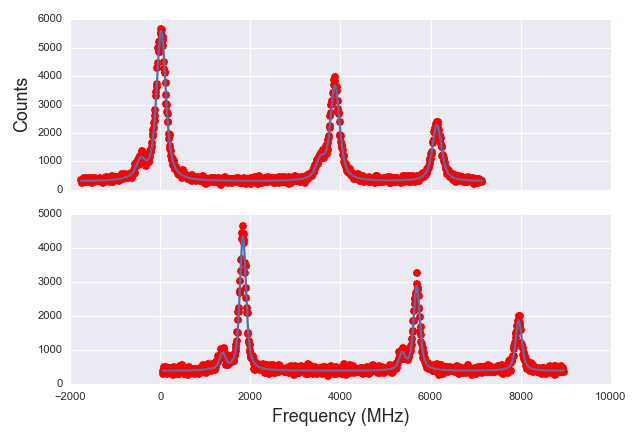

The Python source for this figure:
import satlas.spectrum as hs
import matplotlib.pyplot as plt
import numpy as np
import seaborn


seaborn.set()
I = 1.0
J = [5.0 / 2, 3.0 / 2]
ABC = [-129.109, -1723.61, 0, 0, 0, 0]

df = 2285.804947
fwhm = [150, 150]
varyDict = {'Bl': False, 'Bu': False, 'Cl': False, 'Cu': False}
spec1 = hs.SingleSpectrum(I, J, ABC, df, shape='voigt', fwhm=fwhm,
                          scale=4000.0, rAmp=True)

spec1.background = 300
spec1.setVary(varyDict)

xdata = np.linspace(min(spec1.mu) - 1000, max(spec1.mu) + 1000, 1000)
ydata = spec1(xdata)
ydata += 3 * np.sqrt(ydata) * np.random.randn(ydata.shape[0])

fwhm = [100, 100]
df = 4100.0
spec2 = hs.SingleSpectrum(I, J, ABC, df, shape='voigt', fwhm=fwhm,
                          scale=3000, rAmp=True)
spec2.background = 400

xdata2 = np.linspace(min(spec2.mu) - 1000, max(spec2.mu) + 1000, 1000)
ydata2 = spec2(xdata2)
ydata2 += 3 * np.sqrt(ydata2) * np.random.randn(ydata2.shape[0])
spec2.df = 4000
spec1comb = hs.CombinedSpectrum([spec1, spec2])

spec1comb.FitToSpectroscopicData([xdata, xdata2], [ydata, ydata2])
spec1comb.DisplayFit(show_correl=False)

eval1, eval2 = spec1comb.seperateResponse([xdata, xdata2])

xdata3 = np.linspace(-5000, -4500, 20)
xdata3 = [xdata3, xdata3]
y2 = spec1comb(xdata3)
x, y2, _ = spec1comb.sanitizeFitInput(xdata3, y2, np.sqrt(y2))

fig, ax = plt.subplots(2, 1, sharex=True)
ax[0].plot(xdata, ydata, 'ro')
ax[0].plot(xdata, eval1, lw=2.0)
ax[1].plot(xdata2, ydata2, 'ro')
ax[1].plot(xdata2, eval2, lw=2.0)

ax[1].set_xlabel('Frequency (MHz)', fontsize=16)
ax[0].set_ylabel('Counts', fontsize=16)
plt.tight_layout()
plt.show()
